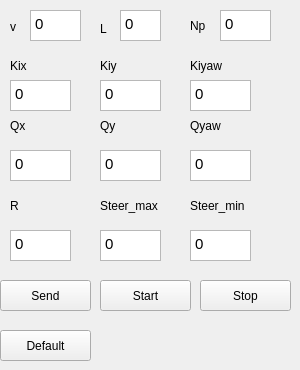
    <widget class="QWidget" name="LQR_tab">
     <attribute name="title">
      <string>LQR</string>
     </attribute>
     <widget class="QLabel" name="label_39">
      <property name="geometry">
       <rect>
        <x>100</x>
        <y>190</y>
        <width>81</width>
        <height>31</height>
       </rect>
      </property>
      <property name="text">
       <string>Steer_max</string>
      </property>
     </widget>
     <widget class="QPushButton" name="sendButton_LQR">
      <property name="geometry">
       <rect>
        <x>0</x>
        <y>280</y>
        <width>91</width>
        <height>31</height>
       </rect>
      </property>
      <property name="text">
       <string>Send</string>
      </property>
     </widget>
     <widget class="QPushButton" name="startButton_LQR">
      <property name="geometry">
       <rect>
        <x>100</x>
        <y>280</y>
        <width>91</width>
        <height>31</height>
       </rect>
      </property>
      <property name="text">
       <string>Start</string>
      </property>
     </widget>
     <widget class="QLabel" name="label_40">
      <property name="geometry">
       <rect>
        <x>10</x>
        <y>110</y>
        <width>41</width>
        <height>31</height>
       </rect>
      </property>
      <property name="text">
       <string>Qx</string>
      </property>
     </widget>
     <widget class="QTextEdit" name="text_R_LQR">
      <property name="geometry">
       <rect>
        <x>10</x>
        <y>230</y>
        <width>61</width>
        <height>31</height>
       </rect>
      </property>
      <property name="html">
       <string>&lt;!DOCTYPE HTML PUBLIC &quot;-//W3C//DTD HTML 4.0//EN&quot; &quot;http://www.w3.org/TR/REC-html40/strict.dtd&quot;&gt;
&lt;html&gt;&lt;head&gt;&lt;meta name=&quot;qrichtext&quot; content=&quot;1&quot; /&gt;&lt;style type=&quot;text/css&quot;&gt;
p, li { white-space: pre-wrap; }
&lt;/style&gt;&lt;/head&gt;&lt;body style=&quot; font-family:'Ubuntu'; font-size:11pt; font-weight:400; font-style:normal;&quot;&gt;
&lt;p style=&quot; margin-top:0px; margin-bottom:0px; margin-left:0px; margin-right:0px; -qt-block-indent:0; text-indent:0px;&quot;&gt;&lt;span style=&quot; font-family:'Ubuntu';&quot;&gt;0&lt;/span&gt;&lt;/p&gt;&lt;/body&gt;&lt;/html&gt;</string>
      </property>
     </widget>
     <widget class="QTextEdit" name="text_steer_min_LQR">
      <property name="geometry">
       <rect>
        <x>190</x>
        <y>230</y>
        <width>61</width>
        <height>31</height>
       </rect>
      </property>
      <property name="html">
       <string>&lt;!DOCTYPE HTML PUBLIC &quot;-//W3C//DTD HTML 4.0//EN&quot; &quot;http://www.w3.org/TR/REC-html40/strict.dtd&quot;&gt;
&lt;html&gt;&lt;head&gt;&lt;meta name=&quot;qrichtext&quot; content=&quot;1&quot; /&gt;&lt;style type=&quot;text/css&quot;&gt;
p, li { white-space: pre-wrap; }
&lt;/style&gt;&lt;/head&gt;&lt;body style=&quot; font-family:'Ubuntu'; font-size:11pt; font-weight:400; font-style:normal;&quot;&gt;
&lt;p style=&quot; margin-top:0px; margin-bottom:0px; margin-left:0px; margin-right:0px; -qt-block-indent:0; text-indent:0px;&quot;&gt;&lt;span style=&quot; font-family:'Ubuntu';&quot;&gt;0&lt;/span&gt;&lt;/p&gt;&lt;/body&gt;&lt;/html&gt;</string>
      </property>
     </widget>
     <widget class="QLabel" name="label_29">
      <property name="geometry">
       <rect>
        <x>100</x>
        <y>20</y>
        <width>67</width>
        <height>17</height>
       </rect>
      </property>
      <property name="text">
       <string>L</string>
      </property>
     </widget>
     <widget class="QLabel" name="label_41">
      <property name="geometry">
       <rect>
        <x>10</x>
        <y>190</y>
        <width>41</width>
        <height>31</height>
       </rect>
      </property>
      <property name="text">
       <string>R</string>
      </property>
     </widget>
     <widget class="QTextEdit" name="text_L_LQR">
      <property name="geometry">
       <rect>
        <x>120</x>
        <y>10</y>
        <width>41</width>
        <height>31</height>
       </rect>
      </property>
      <property name="html">
       <string>&lt;!DOCTYPE HTML PUBLIC &quot;-//W3C//DTD HTML 4.0//EN&quot; &quot;http://www.w3.org/TR/REC-html40/strict.dtd&quot;&gt;
&lt;html&gt;&lt;head&gt;&lt;meta name=&quot;qrichtext&quot; content=&quot;1&quot; /&gt;&lt;style type=&quot;text/css&quot;&gt;
p, li { white-space: pre-wrap; }
&lt;/style&gt;&lt;/head&gt;&lt;body style=&quot; font-family:'Ubuntu'; font-size:11pt; font-weight:400; font-style:normal;&quot;&gt;
&lt;p style=&quot; margin-top:0px; margin-bottom:0px; margin-left:0px; margin-right:0px; -qt-block-indent:0; text-indent:0px;&quot;&gt;&lt;span style=&quot; font-family:'Ubuntu';&quot;&gt;0&lt;/span&gt;&lt;/p&gt;&lt;/body&gt;&lt;/html&gt;</string>
      </property>
     </widget>
     <widget class="QLabel" name="label_42">
      <property name="geometry">
       <rect>
        <x>190</x>
        <y>110</y>
        <width>41</width>
        <height>31</height>
       </rect>
      </property>
      <property name="text">
       <string>Qyaw</string>
      </property>
     </widget>
     <widget class="QTextEdit" name="text_Qy_LQR">
      <property name="geometry">
       <rect>
        <x>100</x>
        <y>150</y>
        <width>61</width>
        <height>31</height>
       </rect>
      </property>
      <property name="html">
       <string>&lt;!DOCTYPE HTML PUBLIC &quot;-//W3C//DTD HTML 4.0//EN&quot; &quot;http://www.w3.org/TR/REC-html40/strict.dtd&quot;&gt;
&lt;html&gt;&lt;head&gt;&lt;meta name=&quot;qrichtext&quot; content=&quot;1&quot; /&gt;&lt;style type=&quot;text/css&quot;&gt;
p, li { white-space: pre-wrap; }
&lt;/style&gt;&lt;/head&gt;&lt;body style=&quot; font-family:'Ubuntu'; font-size:11pt; font-weight:400; font-style:normal;&quot;&gt;
&lt;p style=&quot; margin-top:0px; margin-bottom:0px; margin-left:0px; margin-right:0px; -qt-block-indent:0; text-indent:0px;&quot;&gt;&lt;span style=&quot; font-family:'Ubuntu';&quot;&gt;0&lt;/span&gt;&lt;/p&gt;&lt;/body&gt;&lt;/html&gt;</string>
      </property>
     </widget>
     <widget class="QTextEdit" name="text_steer_max_LQR">
      <property name="geometry">
       <rect>
        <x>100</x>
        <y>230</y>
        <width>61</width>
        <height>31</height>
       </rect>
      </property>
      <property name="html">
       <string>&lt;!DOCTYPE HTML PUBLIC &quot;-//W3C//DTD HTML 4.0//EN&quot; &quot;http://www.w3.org/TR/REC-html40/strict.dtd&quot;&gt;
&lt;html&gt;&lt;head&gt;&lt;meta name=&quot;qrichtext&quot; content=&quot;1&quot; /&gt;&lt;style type=&quot;text/css&quot;&gt;
p, li { white-space: pre-wrap; }
&lt;/style&gt;&lt;/head&gt;&lt;body style=&quot; font-family:'Ubuntu'; font-size:11pt; font-weight:400; font-style:normal;&quot;&gt;
&lt;p style=&quot; margin-top:0px; margin-bottom:0px; margin-left:0px; margin-right:0px; -qt-block-indent:0; text-indent:0px;&quot;&gt;&lt;span style=&quot; font-family:'Ubuntu';&quot;&gt;0&lt;/span&gt;&lt;/p&gt;&lt;/body&gt;&lt;/html&gt;</string>
      </property>
     </widget>
     <widget class="QTextEdit" name="text_Qx_LQR">
      <property name="geometry">
       <rect>
        <x>10</x>
        <y>150</y>
        <width>61</width>
        <height>31</height>
       </rect>
      </property>
      <property name="html">
       <string>&lt;!DOCTYPE HTML PUBLIC &quot;-//W3C//DTD HTML 4.0//EN&quot; &quot;http://www.w3.org/TR/REC-html40/strict.dtd&quot;&gt;
&lt;html&gt;&lt;head&gt;&lt;meta name=&quot;qrichtext&quot; content=&quot;1&quot; /&gt;&lt;style type=&quot;text/css&quot;&gt;
p, li { white-space: pre-wrap; }
&lt;/style&gt;&lt;/head&gt;&lt;body style=&quot; font-family:'Ubuntu'; font-size:11pt; font-weight:400; font-style:normal;&quot;&gt;
&lt;p style=&quot; margin-top:0px; margin-bottom:0px; margin-left:0px; margin-right:0px; -qt-block-indent:0; text-indent:0px;&quot;&gt;&lt;span style=&quot; font-family:'Ubuntu';&quot;&gt;0&lt;/span&gt;&lt;/p&gt;&lt;/body&gt;&lt;/html&gt;</string>
      </property>
     </widget>
     <widget class="QPushButton" name="stopButton_LQR">
      <property name="geometry">
       <rect>
        <x>200</x>
        <y>280</y>
        <width>91</width>
        <height>31</height>
       </rect>
      </property>
      <property name="text">
       <string>Stop</string>
      </property>
     </widget>
     <widget class="QTextEdit" name="text_v_LQR">
      <property name="geometry">
       <rect>
        <x>30</x>
        <y>10</y>
        <width>51</width>
        <height>31</height>
       </rect>
      </property>
      <property name="html">
       <string>&lt;!DOCTYPE HTML PUBLIC &quot;-//W3C//DTD HTML 4.0//EN&quot; &quot;http://www.w3.org/TR/REC-html40/strict.dtd&quot;&gt;
&lt;html&gt;&lt;head&gt;&lt;meta name=&quot;qrichtext&quot; content=&quot;1&quot; /&gt;&lt;style type=&quot;text/css&quot;&gt;
p, li { white-space: pre-wrap; }
&lt;/style&gt;&lt;/head&gt;&lt;body style=&quot; font-family:'Ubuntu'; font-size:11pt; font-weight:400; font-style:normal;&quot;&gt;
&lt;p style=&quot; margin-top:0px; margin-bottom:0px; margin-left:0px; margin-right:0px; -qt-block-indent:0; text-indent:0px;&quot;&gt;&lt;span style=&quot; font-family:'Ubuntu';&quot;&gt;0&lt;/span&gt;&lt;/p&gt;&lt;/body&gt;&lt;/html&gt;</string>
      </property>
     </widget>
     <widget class="QTextEdit" name="text_Qyaw_LQR">
      <property name="geometry">
       <rect>
        <x>190</x>
        <y>150</y>
        <width>61</width>
        <height>31</height>
       </rect>
      </property>
      <property name="html">
       <string>&lt;!DOCTYPE HTML PUBLIC &quot;-//W3C//DTD HTML 4.0//EN&quot; &quot;http://www.w3.org/TR/REC-html40/strict.dtd&quot;&gt;
&lt;html&gt;&lt;head&gt;&lt;meta name=&quot;qrichtext&quot; content=&quot;1&quot; /&gt;&lt;style type=&quot;text/css&quot;&gt;
p, li { white-space: pre-wrap; }
&lt;/style&gt;&lt;/head&gt;&lt;body style=&quot; font-family:'Ubuntu'; font-size:11pt; font-weight:400; font-style:normal;&quot;&gt;
&lt;p style=&quot; margin-top:0px; margin-bottom:0px; margin-left:0px; margin-right:0px; -qt-block-indent:0; text-indent:0px;&quot;&gt;&lt;span style=&quot; font-family:'Ubuntu';&quot;&gt;0&lt;/span&gt;&lt;/p&gt;&lt;/body&gt;&lt;/html&gt;</string>
      </property>
     </widget>
     <widget class="QLabel" name="label_43">
      <property name="geometry">
       <rect>
        <x>190</x>
        <y>190</y>
        <width>81</width>
        <height>31</height>
       </rect>
      </property>
      <property name="text">
       <string>Steer_min</string>
      </property>
     </widget>
     <widget class="QLabel" name="label_44">
      <property name="geometry">
       <rect>
        <x>10</x>
        <y>16</y>
        <width>21</width>
        <height>21</height>
       </rect>
      </property>
      <property name="text">
       <string>v</string>
      </property>
     </widget>
     <widget class="QLabel" name="label_45">
      <property name="geometry">
       <rect>
        <x>100</x>
        <y>110</y>
        <width>41</width>
        <height>31</height>
       </rect>
      </property>
      <property name="text">
       <string>Qy</string>
      </property>
     </widget>
     <widget class="QLabel" name="label_46">
      <property name="geometry">
       <rect>
        <x>100</x>
        <y>50</y>
        <width>41</width>
        <height>31</height>
       </rect>
      </property>
      <property name="text">
       <string>Kiy</string>
      </property>
     </widget>
     <widget class="QLabel" name="label_47">
      <property name="geometry">
       <rect>
        <x>10</x>
        <y>50</y>
        <width>41</width>
        <height>31</height>
       </rect>
      </property>
      <property name="text">
       <string>Kix</string>
      </property>
     </widget>
     <widget class="QLabel" name="label_48">
      <property name="geometry">
       <rect>
        <x>190</x>
        <y>50</y>
        <width>41</width>
        <height>31</height>
       </rect>
      </property>
      <property name="text">
       <string>Kiyaw</string>
      </property>
     </widget>
     <widget class="QTextEdit" name="text_Kiy_LQR">
      <property name="geometry">
       <rect>
        <x>100</x>
        <y>80</y>
        <width>61</width>
        <height>31</height>
       </rect>
      </property>
      <property name="html">
       <string>&lt;!DOCTYPE HTML PUBLIC &quot;-//W3C//DTD HTML 4.0//EN&quot; &quot;http://www.w3.org/TR/REC-html40/strict.dtd&quot;&gt;
&lt;html&gt;&lt;head&gt;&lt;meta name=&quot;qrichtext&quot; content=&quot;1&quot; /&gt;&lt;style type=&quot;text/css&quot;&gt;
p, li { white-space: pre-wrap; }
&lt;/style&gt;&lt;/head&gt;&lt;body style=&quot; font-family:'Ubuntu'; font-size:11pt; font-weight:400; font-style:normal;&quot;&gt;
&lt;p style=&quot; margin-top:0px; margin-bottom:0px; margin-left:0px; margin-right:0px; -qt-block-indent:0; text-indent:0px;&quot;&gt;&lt;span style=&quot; font-family:'Ubuntu';&quot;&gt;0&lt;/span&gt;&lt;/p&gt;&lt;/body&gt;&lt;/html&gt;</string>
      </property>
     </widget>
     <widget class="QTextEdit" name="text_Kix_LQR">
      <property name="geometry">
       <rect>
        <x>10</x>
        <y>80</y>
        <width>61</width>
        <height>31</height>
       </rect>
      </property>
      <property name="html">
       <string>&lt;!DOCTYPE HTML PUBLIC &quot;-//W3C//DTD HTML 4.0//EN&quot; &quot;http://www.w3.org/TR/REC-html40/strict.dtd&quot;&gt;
&lt;html&gt;&lt;head&gt;&lt;meta name=&quot;qrichtext&quot; content=&quot;1&quot; /&gt;&lt;style type=&quot;text/css&quot;&gt;
p, li { white-space: pre-wrap; }
&lt;/style&gt;&lt;/head&gt;&lt;body style=&quot; font-family:'Ubuntu'; font-size:11pt; font-weight:400; font-style:normal;&quot;&gt;
&lt;p style=&quot; margin-top:0px; margin-bottom:0px; margin-left:0px; margin-right:0px; -qt-block-indent:0; text-indent:0px;&quot;&gt;&lt;span style=&quot; font-family:'Ubuntu';&quot;&gt;0&lt;/span&gt;&lt;/p&gt;&lt;/body&gt;&lt;/html&gt;</string>
      </property>
     </widget>
     <widget class="QTextEdit" name="text_Kiyaw_LQR">
      <property name="geometry">
       <rect>
        <x>190</x>
        <y>80</y>
        <width>61</width>
        <height>31</height>
       </rect>
      </property>
      <property name="html">
       <string>&lt;!DOCTYPE HTML PUBLIC &quot;-//W3C//DTD HTML 4.0//EN&quot; &quot;http://www.w3.org/TR/REC-html40/strict.dtd&quot;&gt;
&lt;html&gt;&lt;head&gt;&lt;meta name=&quot;qrichtext&quot; content=&quot;1&quot; /&gt;&lt;style type=&quot;text/css&quot;&gt;
p, li { white-space: pre-wrap; }
&lt;/style&gt;&lt;/head&gt;&lt;body style=&quot; font-family:'Ubuntu'; font-size:11pt; font-weight:400; font-style:normal;&quot;&gt;
&lt;p style=&quot; margin-top:0px; margin-bottom:0px; margin-left:0px; margin-right:0px; -qt-block-indent:0; text-indent:0px;&quot;&gt;&lt;span style=&quot; font-family:'Ubuntu';&quot;&gt;0&lt;/span&gt;&lt;/p&gt;&lt;/body&gt;&lt;/html&gt;</string>
      </property>
     </widget>
     <widget class="QLabel" name="label_49">
      <property name="geometry">
       <rect>
        <x>190</x>
        <y>10</y>
        <width>41</width>
        <height>31</height>
       </rect>
      </property>
      <property name="text">
       <string>Np</string>
      </property>
     </widget>
     <widget class="QTextEdit" name="text_Np_LQR">
      <property name="geometry">
       <rect>
        <x>220</x>
        <y>10</y>
        <width>51</width>
        <height>31</height>
       </rect>
      </property>
      <property name="html">
       <string>&lt;!DOCTYPE HTML PUBLIC &quot;-//W3C//DTD HTML 4.0//EN&quot; &quot;http://www.w3.org/TR/REC-html40/strict.dtd&quot;&gt;
&lt;html&gt;&lt;head&gt;&lt;meta name=&quot;qrichtext&quot; content=&quot;1&quot; /&gt;&lt;style type=&quot;text/css&quot;&gt;
p, li { white-space: pre-wrap; }
&lt;/style&gt;&lt;/head&gt;&lt;body style=&quot; font-family:'Ubuntu'; font-size:11pt; font-weight:400; font-style:normal;&quot;&gt;
&lt;p style=&quot; margin-top:0px; margin-bottom:0px; margin-left:0px; margin-right:0px; -qt-block-indent:0; text-indent:0px;&quot;&gt;&lt;span style=&quot; font-family:'Ubuntu';&quot;&gt;0&lt;/span&gt;&lt;/p&gt;&lt;/body&gt;&lt;/html&gt;</string>
      </property>
     </widget>
     <widget class="QPushButton" name="defaultButton_LQR">
      <property name="geometry">
       <rect>
        <x>0</x>
        <y>330</y>
        <width>91</width>
        <height>31</height>
       </rect>
      </property>
      <property name="text">
       <string>Default</string>
      </property>
     </widget>
    </widget>
